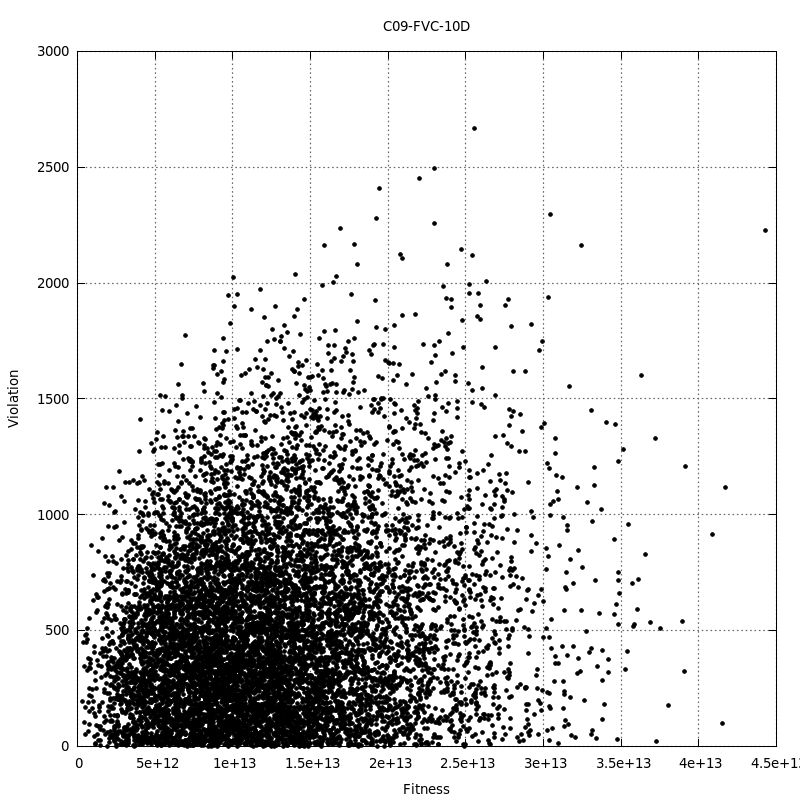

Recreate this plot in gnuplot.
set terminal pngcairo size 800,800 enhanced font 'Verdana,10'
set output "10DFVC.png"
set title "C09-FVC-10D"
#
set xlabel "Fitness"
set ylabel "Violation"
set grid ytics lt 0 lw 2 lc rgb "#666666"
set grid xtics lt 0 lw 2 lc rgb "#666666"
#
plot "data/10DFVC.dat" using 1:2 title '' pt 7 ps 0.6 lt 0
